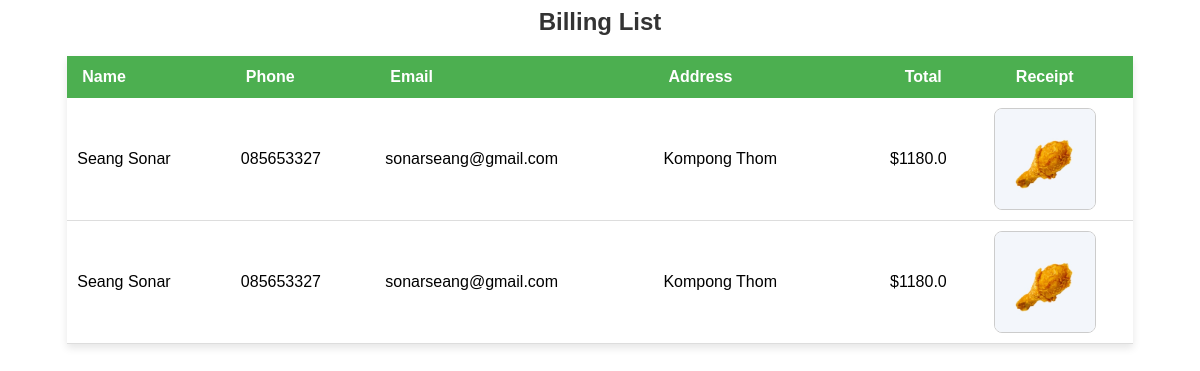
The app's page /billing_list/, older data.
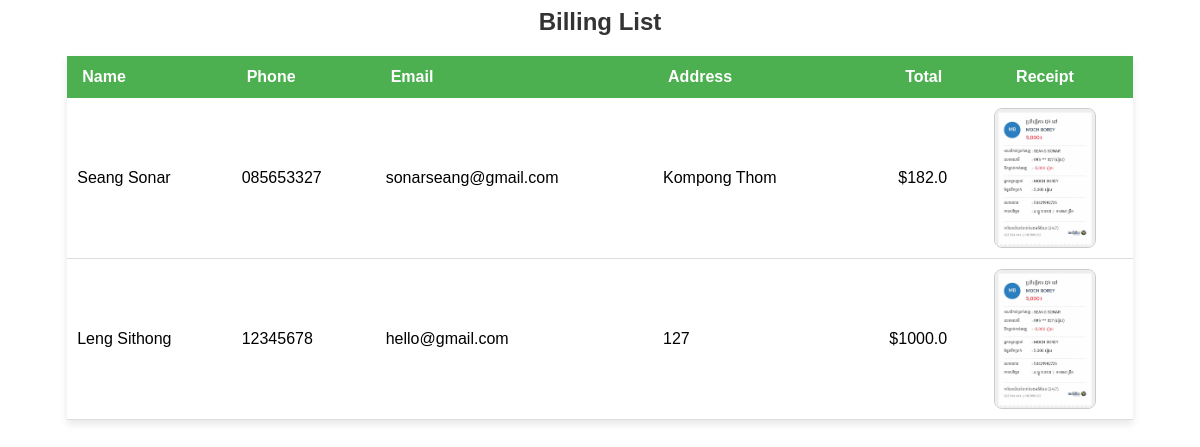
The same page, newer data.
### accounts/models.py (models this page shows, shortened)
class BillingDetail(models.Model):
    first_name = models.CharField(max_length=100)
    last_name = models.CharField(max_length=100)
    country = models.CharField(max_length=100)
    address = models.CharField(max_length=255)
    town = models.CharField(max_length=100)
    postcode = models.CharField(max_length=20)
    phone = models.CharField(max_length=20)
    email = models.EmailField()
    qr_code_image = models.ImageField(upload_to='qrcodes/', null=True, blank=True)
    total = models.FloatField()

### accounts/views.py (the view)
# urls.py: path('billing_list/', views.billing_list, name='billing_list'),
def billing_list(request):
    billings = BillingDetail.objects.all()
    return render(request, 'Ogani/BillingList.html', {'billings': billings})

### accounts/templates/Ogani/BillingList.html
{% load static %}
<h2 style="text-align: center; font-family: Arial, sans-serif; color: #333;">Billing List</h2>
<table style="
    width: 90%;
    margin: 20px auto;
    border-collapse: collapse;
    font-family: Arial, sans-serif;
    box-shadow: 0 4px 8px rgba(0,0,0,0.1);
">
    <thead style="background-color: #4CAF50; color: white;">
        <tr>
            <th style="padding: 12px 15px; text-align: left;">Name</th>
            <th style="padding: 12px 15px; text-align: left;">Phone</th>
            <th style="padding: 12px 15px; text-align: left;">Email</th>
            <th style="padding: 12px 15px; text-align: left;">Address</th>
            <th style="padding: 12px 15px; text-align: right;">Total</th>
            <th style="padding: 12px 15px; text-align: center;">Receipt</th>
        </tr>
    </thead>
    <tbody>
        {% for bill in billings %}
        <tr style="border-bottom: 1px solid #ddd;">
            <td style="padding: 10px;">{{ bill.first_name }} {{ bill.last_name }}</td>
            <td style="padding: 10px;">{{ bill.phone }}</td>
            <td style="padding: 10px;">{{ bill.email }}</td>
            <td style="padding: 10px;">{{ bill.address }}</td>
            <td style="padding: 10px; text-align: right;">${{ bill.total }}</td>
            <td style="padding: 10px; text-align: center;">
                <img src="{% static bill.qr_code_image %}" width="100" style="border: 1px solid #ccc; border-radius: 8px;">
            </td>
        </tr>
        {% empty %}
        <tr>
            <td colspan="6" style="padding: 10px; text-align: center; color: #999;">
                No billing records found.
            </td>
        </tr>
        {% endfor %}
    </tbody>
</table>

Row changes from the older to the newer data that the page shows:
removed BillingDetail: first_name "Seang", last_name "Sonar", phone "085653327", email "sonarseang@gmail.com", address "Kompong Thom", total "1180.0", qr_code_image (picture)
removed BillingDetail: first_name "Seang", last_name "Sonar", phone "085653327", email "sonarseang@gmail.com", address "Kompong Thom", total "1180.0", qr_code_image (picture)
added BillingDetail: first_name "Seang", last_name "Sonar", phone "085653327", email "sonarseang@gmail.com", address "Kompong Thom", total "182.0", qr_code_image (picture)
added BillingDetail: first_name "Leng", last_name "Sithong", phone "12345678", email "hello@gmail.com", address "127", total "1000.0", qr_code_image (picture)
